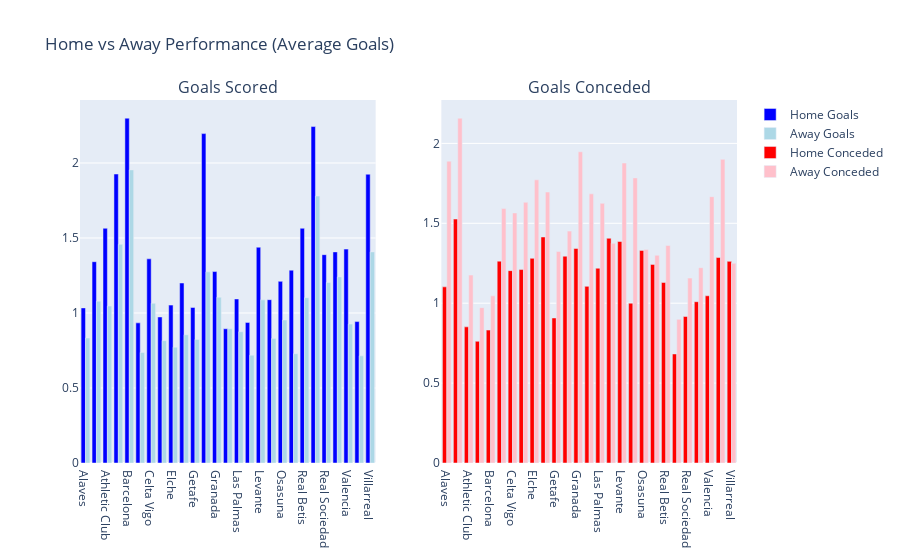

Here is the notebook cell this chart was saved with:
### Code cell
home_away = df.groupby(['team', 'venue']).agg({'gf': 'mean', 'ga': 'mean'}).unstack()
home_away.columns = ['_'.join(col).strip() for col in home_away.columns.values]
home_away = home_away.reset_index()

fig = make_subplots(rows=1, cols=2, subplot_titles=('Goals Scored', 'Goals Conceded'))

fig.add_trace(go.Bar(x=home_away['team'], y=home_away['gf_Home'], name='Home Goals', marker_color='blue'), row=1, col=1)
fig.add_trace(go.Bar(x=home_away['team'], y=home_away['gf_Away'], name='Away Goals', marker_color='lightblue'), row=1, col=1)

fig.add_trace(go.Bar(x=home_away['team'], y=home_away['ga_Home'], name='Home Conceded', marker_color='red'), row=1, col=2)
fig.add_trace(go.Bar(x=home_away['team'], y=home_away['ga_Away'], name='Away Conceded', marker_color='pink'), row=1, col=2)

fig.update_layout(title='Home vs Away Performance (Average Goals)',
                  showlegend=True)
fig.show()

### Figure 1 — Plotly figure (JSON) as saved in the notebook; plotly's stock layout.template omitted (floating-point values rounded to 4 significant figures)
{"data": [{"marker": {"color": "blue"}, "name": "Home Goals", "type": "bar", "x": ["Alaves", "Almeria", "Athletic Club", "Atletico Madrid", "Barcelona", "Cadiz", "Celta Vigo", "Eibar", "Elche", "Espanyol", "Getafe", "Girona", "Granada", "Huesca", "Las Palmas", "Leganes", "Levante", "Mallorca", "Osasuna", "Rayo Vallecano", "Real Betis", "Real Madrid", "Real Sociedad", "Sevilla", "Valencia", "Valladolid", "Villarreal"], "xaxis": "x", "y": [1.034, 1.342, 1.565, 1.927, 2.299, 0.9342, 1.361, 0.9737, 1.053, 1.2, 1.037, 2.196, 1.276, 0.8947, 1.094, 0.9375, 1.439, 1.089, 1.211, 1.286, 1.565, 2.243, 1.389, 1.407, 1.426, 0.9429, 1.925], "yaxis": "y"}, {"marker": {"color": "lightblue"}, "name": "Away Goals", "type": "bar", "x": ["Alaves", "Almeria", "Athletic Club", "Atletico Madrid", "Barcelona", "Cadiz", "Celta Vigo", "Eibar", "Elche", "Espanyol", "Getafe", "Girona", "Granada", "Huesca", "Las Palmas", "Leganes", "Levante", "Mallorca", "Osasuna", "Rayo Vallecano", "Real Betis", "Real Madrid", "Real Sociedad", "Sevilla", "Valencia", "Valladolid", "Villarreal"], "xaxis": "x", "y": [0.8333, 1.079, 1.046, 1.458, 1.954, 0.7368, 1.065, 0.8158, 0.7719, 0.8551, 0.8241, 1.275, 1.105, 0.8947, 0.875, 0.7188, 1.088, 0.8295, 0.9533, 0.7286, 1.102, 1.78, 1.204, 1.241, 0.9259, 0.7143, 1.407], "yaxis": "y"}, {"marker": {"color": "red"}, "name": "Home Conceded", "type": "bar", "x": ["Alaves", "Almeria", "Athletic Club", "Atletico Madrid", "Barcelona", "Cadiz", "Celta Vigo", "Eibar", "Elche", "Espanyol", "Getafe", "Girona", "Granada", "Huesca", "Las Palmas", "Leganes", "Levante", "Mallorca", "Osasuna", "Rayo Vallecano", "Real Betis", "Real Madrid", "Real Sociedad", "Sevilla", "Valencia", "Valladolid", "Villarreal"], "xaxis": "x2", "y": [1.102, 1.526, 0.8519, 0.7615, 0.8318, 1.263, 1.204, 1.211, 1.281, 1.414, 0.9074, 1.294, 1.342, 1.105, 1.219, 1.406, 1.386, 1, 1.33, 1.243, 1.13, 0.6822, 0.9167, 1.009, 1.046, 1.286, 1.262], "yaxis": "y2"}, {"marker": {"color": "pink"}, "name": "Away Conceded", "type": "bar", "x": ["Alaves", "Almeria", "Athletic Club", "Atletico Madrid", "Barcelona", "Cadiz", "Celta Vigo", "Eibar", "Elche", "Espanyol", "Getafe", "Girona", "Granada", "Huesca", "Las Palmas", "Leganes", "Levante", "Mallorca", "Osasuna", "Rayo Vallecano", "Real Betis", "Real Madrid", "Real Sociedad", "Sevilla", "Valencia", "Valladolid", "Villarreal"], "xaxis": "x2", "y": [1.889, 2.158, 1.176, 0.972, 1.046, 1.592, 1.565, 1.632, 1.772, 1.696, 1.324, 1.451, 1.947, 1.684, 1.625, 1.375, 1.877, 1.784, 1.336, 1.3, 1.361, 0.8991, 1.157, 1.222, 1.667, 1.9, 1.25], "yaxis": "y2"}], "layout": {"annotations": [{"font": {"size": 16}, "showarrow": false, "text": "Goals Scored", "x": 0.225, "xanchor": "center", "xref": "paper", "y": 1, "yanchor": "bottom", "yref": "paper"}, {"font": {"size": 16}, "showarrow": false, "text": "Goals Conceded", "x": 0.775, "xanchor": "center", "xref": "paper", "y": 1, "yanchor": "bottom", "yref": "paper"}], "showlegend": true, "title": {"text": "Home vs Away Performance (Average Goals)"}, "xaxis": {"anchor": "y", "domain": [0, 0.45]}, "xaxis2": {"anchor": "y2", "domain": [0.55, 1]}, "yaxis": {"anchor": "x", "domain": [0, 1]}, "yaxis2": {"anchor": "x2", "domain": [0, 1]}}}
